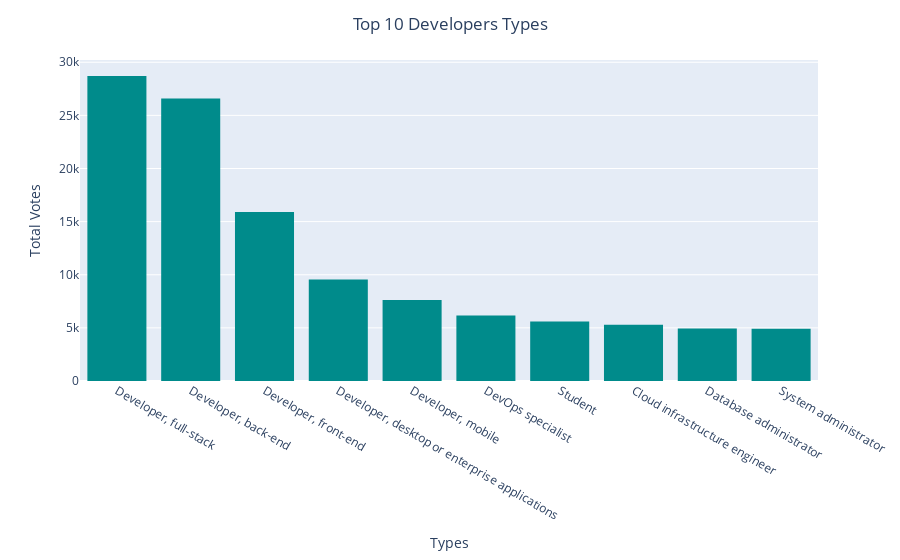

Notebook source saved alongside this figure:
### Code cell
fig = px.histogram(
dev_type_count.head(10),
x="DevType",
y="Respondent ID",
barmode="group",
orientation="v",color_discrete_sequence = ['darkcyan']
).update_layout(
title={"text": "Top 10 Developers Types", "x": 0.5}, yaxis_title="Total Votes",xaxis_title="Types")
fig.show()

### Figure 1 — Plotly figure (JSON) as saved in the notebook; plotly's stock layout.template omitted (floating-point values rounded to 4 significant figures)
{"data": [{"alignmentgroup": "True", "bingroup": "x", "histfunc": "sum", "hovertemplate": "DevType=%{x}<br>sum of Respondent ID=%{y}<extra></extra>", "legendgroup": "", "marker": {"color": "darkcyan", "pattern": {"shape": ""}}, "name": "", "offsetgroup": "", "orientation": "v", "showlegend": false, "type": "histogram", "x": ["Developer, full-stack", "Developer, back-end", "Developer, front-end", "Developer, desktop or enterprise applications", "Developer, mobile", "DevOps specialist", "Student", "Cloud infrastructure engineer", "Database administrator", "System administrator"], "xaxis": "x", "y": [28701, 26595, 15915, 9546, 7634, 6170, 5595, 5283, 4934, 4908], "yaxis": "y"}], "layout": {"barmode": "group", "legend": {"tracegroupgap": 0}, "margin": {"t": 60}, "title": {"text": "Top 10 Developers Types", "x": 0.5}, "xaxis": {"anchor": "y", "domain": [0, 1], "title": {"text": "Types"}}, "yaxis": {"anchor": "x", "domain": [0, 1], "title": {"text": "Total Votes"}}}}
